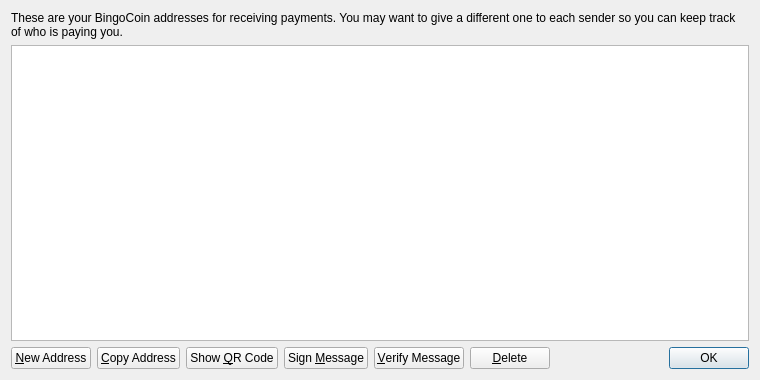
<?xml version="1.0" encoding="UTF-8"?>
<ui version="4.0">
 <class>AddressBookPage</class>
 <widget class="QWidget" name="AddressBookPage">
  <property name="geometry">
   <rect>
    <x>0</x>
    <y>0</y>
    <width>760</width>
    <height>380</height>
   </rect>
  </property>
  <property name="windowTitle">
   <string>Address Book</string>
  </property>
  <layout class="QVBoxLayout" name="verticalLayout">
   <item>
    <widget class="QLabel" name="labelExplanation">
     <property name="text">
      <string>These are your BingoCoin addresses for receiving payments. You may want to give a different one to each sender so you can keep track of who is paying you.</string>
     </property>
     <property name="textFormat">
      <enum>Qt::PlainText</enum>
     </property>
     <property name="wordWrap">
      <bool>true</bool>
     </property>
    </widget>
   </item>
   <item>
    <widget class="QTableView" name="tableView">
     <property name="contextMenuPolicy">
      <enum>Qt::CustomContextMenu</enum>
     </property>
     <property name="toolTip">
      <string>Double-click to edit address or label</string>
     </property>
     <property name="tabKeyNavigation">
      <bool>false</bool>
     </property>
     <property name="selectionMode">
      <enum>QAbstractItemView::SingleSelection</enum>
     </property>
     <property name="selectionBehavior">
      <enum>QAbstractItemView::SelectRows</enum>
     </property>
     <property name="sortingEnabled">
      <bool>true</bool>
     </property>
     <attribute name="verticalHeaderVisible">
      <bool>false</bool>
     </attribute>
    </widget>
   </item>
   <item>
    <layout class="QHBoxLayout" name="horizontalLayout">
     <item>
      <widget class="QPushButton" name="newAddressButton">
       <property name="toolTip">
        <string>Create a new address</string>
       </property>
       <property name="text">
        <string>&amp;New Address</string>
       </property>
      </widget>
     </item>
     <item>
      <widget class="QPushButton" name="copyToClipboard">
       <property name="toolTip">
        <string>Copy the currently selected address to the system clipboard</string>
       </property>
       <property name="text">
        <string>&amp;Copy Address</string>
       </property>
      </widget>
     </item>
     <item>
      <widget class="QPushButton" name="showQRCode">
       <property name="text">
        <string>Show &amp;QR Code</string>
       </property>
      </widget>
     </item>
     <item>
      <widget class="QPushButton" name="signMessage">
       <property name="toolTip">
        <string>Sign a message to prove you own a BingoCoin address</string>
       </property>
       <property name="text">
        <string>Sign &amp;Message</string>
       </property>
      </widget>
     </item>
     <item>
      <widget class="QPushButton" name="verifyMessage">
       <property name="toolTip">
        <string>Verify a message to ensure it was signed with a specified BingoCoin address</string>
       </property>
       <property name="text">
        <string>&amp;Verify Message</string>
       </property>
      </widget>
     </item>
     <item>
      <widget class="QPushButton" name="deleteButton">
       <property name="toolTip">
        <string>Delete the currently selected address from the list</string>
       </property>
       <property name="text">
        <string>&amp;Delete</string>
       </property>
      </widget>
     </item>
     <item>
      <spacer name="horizontalSpacer">
       <property name="orientation">
        <enum>Qt::Horizontal</enum>
       </property>
       <property name="sizeHint" stdset="0">
        <size>
         <width>40</width>
         <height>20</height>
        </size>
       </property>
      </spacer>
     </item>
     <item>
      <widget class="QDialogButtonBox" name="buttonBox">
       <property name="sizePolicy">
        <sizepolicy hsizetype="Maximum" vsizetype="Fixed">
         <horstretch>0</horstretch>
         <verstretch>0</verstretch>
        </sizepolicy>
       </property>
       <property name="standardButtons">
        <set>QDialogButtonBox::Ok</set>
       </property>
      </widget>
     </item>
    </layout>
   </item>
  </layout>
 </widget>
 <resources>
  <include location="../bitcoin.qrc"/>
 </resources>
 <connections/>
</ui>
